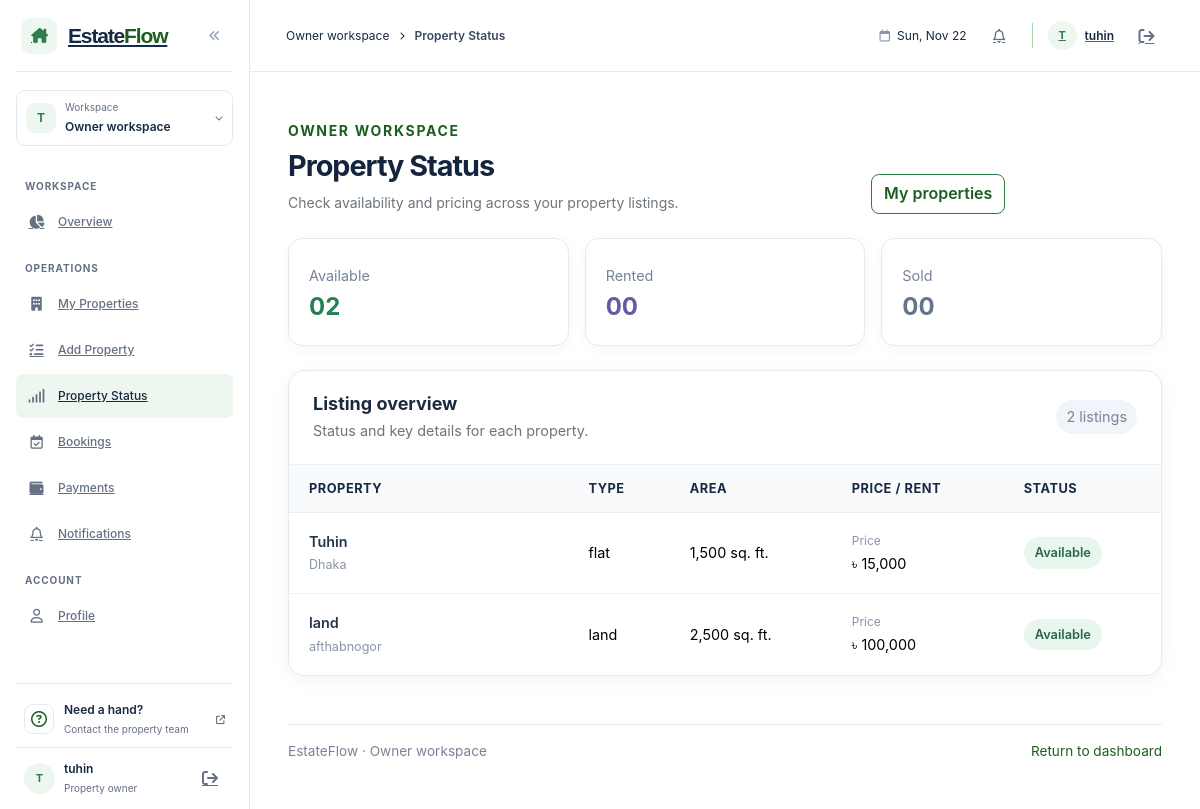
Before: /backend/owner/property_crud/property_stutas.php (signed in) with the older database file.
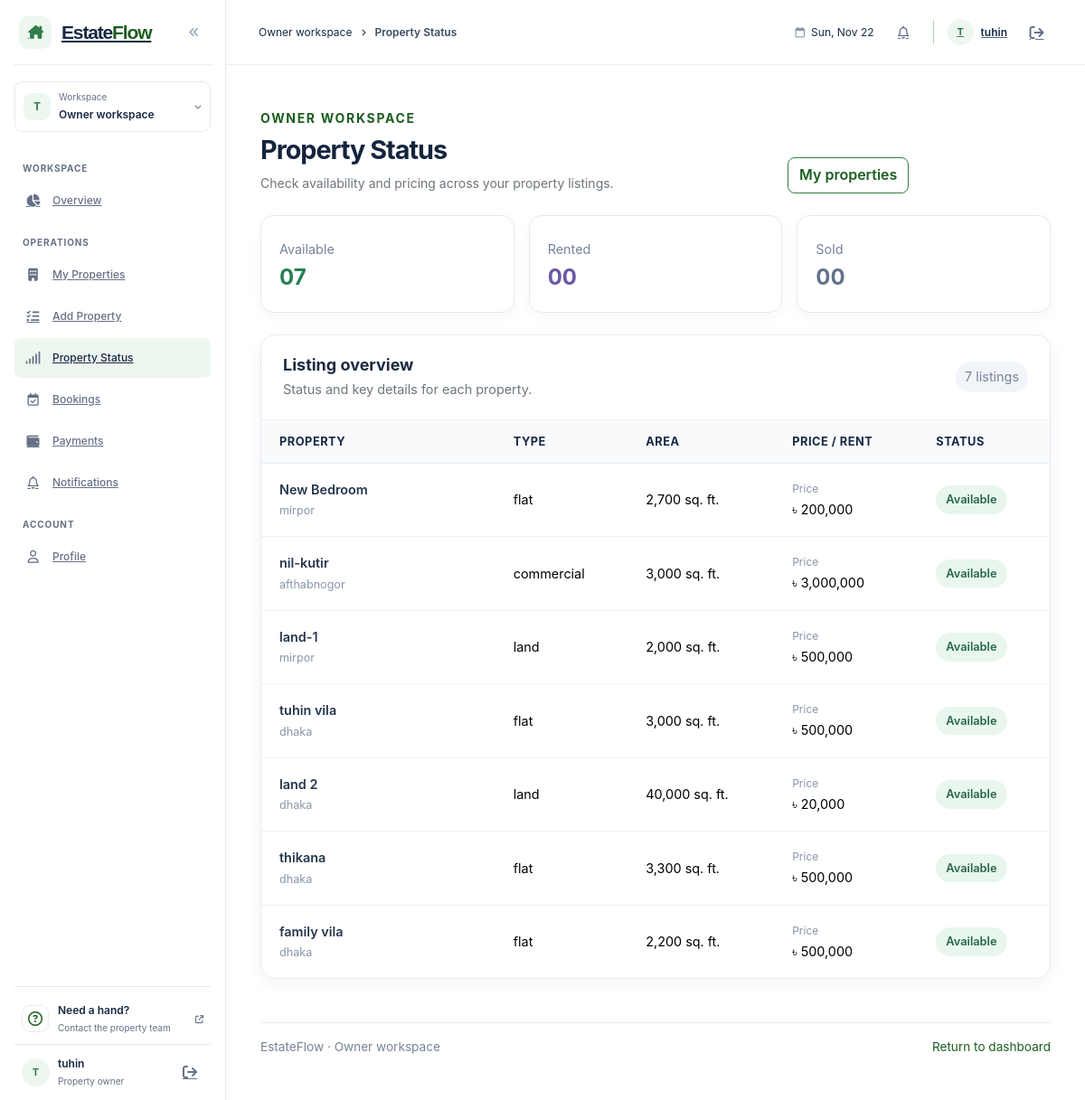
After: the same page with the newer database file.
### tables this page shows
CREATE TABLE `properties` (
  `property_id` bigint UNSIGNED NOT NULL,
  `owner_id` bigint UNSIGNED NOT NULL,
  `title` varchar(100) NOT NULL,
  `property_type` enum('flat','land','commercial') NOT NULL,
  `address` varchar(255) NOT NULL,
  `area_sqft` decimal(10,2) DEFAULT NULL,
  `price` decimal(12,2) DEFAULT NULL,
  `monthly_rent` decimal(12,2) DEFAULT NULL,
  `flat_details` varchar(100) NOT NULL,
  `status` enum('available','sold','rented') NOT NULL DEFAULT 'available',
  `description` text,
  `created_at` datetime NOT NULL DEFAULT CURRENT_TIMESTAMP,
  `imagas` varchar(100) NOT NULL
);

### backend/owner/property_crud/property_stutas.php (the view, shortened to what the changed rows need)
<?php
include_once 'dbconfig.php';
$owner_id = $_SESSION['user_id'];
$stmt = $conn->prepare("SELECT * FROM properties WHERE owner_id = ?");
$stmt->bind_param("s", $owner_id);
$stmt->execute();
$properties = $stmt->get_result()->fetch_all(MYSQLI_ASSOC);
$total = count($properties);
$available = count(array_filter($properties, fn($p) => $p['status'] === 'available'));
?>
<!doctype html>
<html lang="en">
<head>
    <link href="https://cdn.jsdelivr.net/npm/bootstrap@5.3.3/dist/css/bootstrap.min.css" rel="stylesheet">
    <link href="https://cdnjs.cloudflare.com/ajax/libs/font-awesome/6.5.2/css/all.min.css" rel="stylesheet">
    <link rel="stylesheet" href="../assets/css/owner/dashboard.css">
    <link rel="stylesheet" href="../assets/css/owner/property-status.css">
    <link rel="stylesheet" href="../../shared/assets/css/palette.css">
</head>
<body class="property-status-page">
    <div class="owner-layout">
        <?php
        include __DIR__ . '/../include/owner_leftber.php';
        ?>
        <div class="owner-main-shell">
    <main class="container py-4 py-lg-5">
        <header class="d-flex flex-column flex-md-row align-items-md-end justify-content-between gap-3 mb-4">
            <div>
                <h1 class="display-6 fw-bold mb-2">Property Status</h1>
            </div>
        </header>
        <section class="row g-3 mb-4" aria-label="Property status totals">
            <div class="col-12 col-sm-4">
                <article class="summary-card h-100">
                    <span class="summary-label">Available</span>
                    <strong class="status-text-available"><?= str_pad($available, 2, '0', STR_PAD_LEFT) ?></strong>
                </article>
            </div>
        </section>
        <section class="listing-panel" aria-labelledby="listing-title">
            <div class="listing-panel-heading d-flex flex-wrap align-items-center justify-content-between gap-2">
                <div>
                    <h2 id="listing-title" class="h4 mb-1">Listing overview</h2>
                    <p class="text-secondary mb-0">Status and key details for each property.</p>
                </div>
                <span class="listing-count"><?= $total ?> listings</span>
            </div>
            <div class="table-responsive">
                <table class="table align-middle mb-0">
                    <thead>
                        <tr>
                            <th scope="col">Property</th>
                            <th scope="col">Type</th>
                            <th scope="col">Area</th>
                            <th scope="col">Price / rent</th>
                            <th scope="col">Status</th>
                        </tr>
                    </thead>
                    <tbody>
                        <?php foreach ($properties as $p): ?>
                        <tr>
                            <td>
                                <strong><?= htmlspecialchars($p['title']) ?></strong>
                                <small><?= htmlspecialchars($p['address']) ?></small>
                            </td>
                            <td><?= htmlspecialchars($p['property_type']) ?></td>
                            <td><?= number_format($p['area_sqft']) ?> sq. ft.</td>
                            <td><span class="price-caption"><?= $p['status'] === 'rented' ? 'Monthly rent' : 'Price' ?></span>৳ <?= number_format($p['price']) ?></td>
                            <td><span class="status-badge status-<?= htmlspecialchars($p['status']) ?>"><?= htmlspecialchars(ucfirst($p['status'])) ?></span></td>
                        </tr>
                        <?php endforeach; ?>
                    </tbody>
                </table>
            </div>
        </section>
    </main>
        </div>
    </div>
</body>
</html>

Changed rows visible on the page:
removed properties: title "Tuhin", address "Dhaka", property_type "flat", area_sqft "1,500", shows "Price", price "15,000", status "Available"
removed properties: title "land", address "afthabnogor", property_type "land", area_sqft "2,500", shows "Price", price "100,000", status "Available"
added properties: title "New Bedroom", address "mirpor", property_type "flat", area_sqft "2,700", shows "Price", price "200,000", status "Available"
added properties: title "nil-kutir", address "afthabnogor", property_type "commercial", area_sqft "3,000", shows "Price", price "3,000,000", status "Available"
added properties: title "land-1", address "mirpor", property_type "land", area_sqft "2,000", shows "Price", price "500,000", status "Available"
added properties: title "tuhin vila", address "dhaka", property_type "flat", area_sqft "3,000", shows "Price", price "500,000", status "Available"
added properties: title "land 2", address "dhaka", property_type "land", area_sqft "40,000", shows "Price", price "20,000", status "Available"
added properties: title "thikana", address "dhaka", property_type "flat", area_sqft "3,300", shows "Price", price "500,000", status "Available"
added properties: title "family vila", address "dhaka", property_type "flat", area_sqft "2,200", shows "Price", price "500,000", status "Available"
Other visible differences:
str_pad($available, 2, '0', STR_PAD_LEFT): "02" → "07"
$total: "2" → "7"
